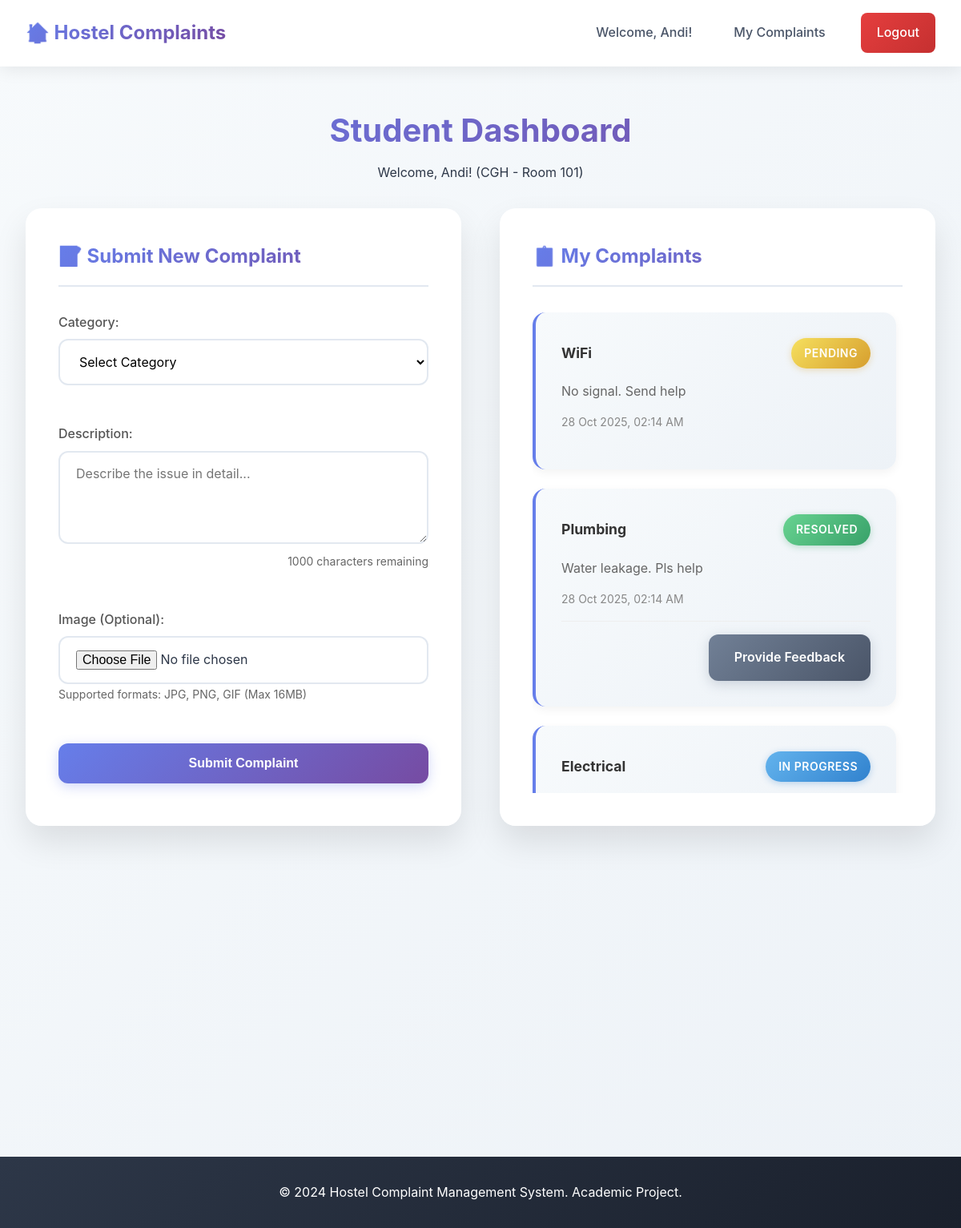
The app's page /student_dashboard (signed in) with its own data.
### models.py (models this page shows, shortened)
class User(db.Model):
    id = db.Column(db.Integer, primary_key=True)
    name = db.Column(db.String(100), nullable=False)
    email = db.Column(db.String(120), unique=True, nullable=False)
    password = db.Column(db.String(200), nullable=False)
    hostel = db.Column(db.String(100), nullable=False)
    room_no = db.Column(db.String(20), nullable=False)
    role = db.Column(db.String(20), nullable=False, default='student')  # 'student' or 'admin'
    created_at = db.Column(db.DateTime, default=datetime.utcnow)
    complaints = db.relationship('Complaint', backref='user', lazy=True)

class Complaint(db.Model):
    id = db.Column(db.Integer, primary_key=True)
    user_id = db.Column(db.Integer, db.ForeignKey('user.id'), nullable=False)
    category = db.Column(db.String(100), nullable=False)  # e.g., 'Electrical', 'Plumbing', 'WiFi', etc.
    description = db.Column(db.Text, nullable=False)
    image_path = db.Column(db.String(200), nullable=True)  # Optional image attachment
    status = db.Column(db.String(20), nullable=False, default='Pending')  # 'Pending', 'In Progress', 'Resolved'
    created_at = db.Column(db.DateTime, default=datetime.utcnow)
    feedback = db.relationship('Feedback', backref='complaint', lazy=True, uselist=False)

### app.py (the view)
@app.route('/student_dashboard')
@login_required
def student_dashboard():
    user = User.query.get(session['user_id'])
    if user.role == 'admin':
        return redirect(url_for('admin_dashboard'))
    complaints = Complaint.query.filter_by(user_id=user.id).order_by(Complaint.created_at.desc()).all()
    return render_template('student_dashboard.html', user=user, complaints=complaints)

### app.py (called while the page is built)
def login_required(f):
    from functools import wraps
    @wraps(f)
    def decorated_function(*args, **kwargs):
        if 'user_id' not in session:
            flash('Please log in to access this page.', 'error')
            return redirect(url_for('index'))
        return f(*args, **kwargs)
    return decorated_function

### templates/student_dashboard.html (shortened to what this page needs)
{% extends "base.html" %}
{% block content %}
<div class="dashboard-container">
    <div class="dashboard-header">
        <h1>Student Dashboard</h1>
        <p>Welcome, {{ user.name }}! ({{ user.hostel }} - Room {{ user.room_no }})</p>
    </div>
    <div class="dashboard-grid">
        <div class="dashboard-card">
            <h2>📝 Submit New Complaint</h2>
            <form method="POST" action="{{ url_for('submit_complaint') }}" enctype="multipart/form-data" class="complaint-form">
                <div class="form-group">
                    <label for="category">Category:</label>
                    <select id="category" name="category" required>
                        <option value="">Select Category</option>
                    </select>
                </div>
                <div class="form-group">
                    <label for="description">Description:</label>
                    <textarea id="description" name="description" rows="4" placeholder="Describe the issue in detail..." required></textarea>
                </div>
                <div class="form-group">
                    <label for="image">Image (Optional):</label>
                    <input type="file" id="image" name="image" accept="image/*">
                    <small>Supported formats: JPG, PNG, GIF (Max 16MB)</small>
                </div>
                <button type="submit" class="btn btn-primary">Submit Complaint</button>
            </form>
        </div>
        <div class="dashboard-card">
            <h2>📋 My Complaints</h2>
            {% if complaints %}
                <div class="complaints-list">
                    {% for complaint in complaints %}
                    <div class="complaint-item">
                        <div class="complaint-header">
                            <h3>{{ complaint.category }}</h3>
                            <span class="status-badge status-{{ complaint.status.lower().replace(' ', '-') }}">
                                {{ complaint.status }}
                            </span>
                        </div>
                        <p class="complaint-description">{{ complaint.description }}</p>
                        <div class="complaint-meta">
                            <span class="complaint-date">{{ complaint.created_at.strftime('%d %b %Y, %I:%M %p') }}</span>
                        </div>
                        {% if complaint.status == 'Resolved' %}
                            <div class="complaint-actions">
                                {% if complaint.feedback %}
                                    <span class="feedback-submitted">✅ Feedback Submitted ({{ complaint.feedback.rating }}⭐)</span>
                                {% else %}
                                    <a href="{{ url_for('feedback_form', complaint_id=complaint.id) }}" class="btn btn-secondary">Provide Feedback</a>
                                {% endif %}
                            </div>
                        {% endif %}
                    </div>
                    {% endfor %}
                </div>
            {% else %}
                <div class="empty-state">
                    <p>No complaints submitted yet.</p>
                    <p>Use the form on the left to submit your first complaint!</p>
                </div>
            {% endif %}
        </div>
    </div>
</div>
{% endblock %}

### templates/base.html (shortened to what this page needs)
<!DOCTYPE html>
<html lang="en">
<head>
    <link rel="stylesheet" href="{{ url_for('static', filename='css/style.css') }}">
</head>
<body>
    <nav class="navbar">
        <div class="nav-container">
            <div class="nav-brand">
                <h2>🏠 Hostel Complaints</h2>
            </div>
            <div class="nav-menu">
                {% if session.user_id %}
                    <span class="nav-welcome">Welcome, {{ session.user_name }}!</span>
                    {% if session.user_role == 'admin' %}
                        <a href="{{ url_for('admin_dashboard') }}" class="nav-link">Admin Dashboard</a>
                    {% else %}
                        <a href="{{ url_for('student_dashboard') }}" class="nav-link">My Complaints</a>
                    {% endif %}
                    <a href="{{ url_for('logout') }}" class="nav-link logout">Logout</a>
                {% else %}
                    <a href="{{ url_for('index') }}" class="nav-link">Login</a>
                {% endif %}
            </div>
        </div>
    </nav>
    <main class="main-content">
        {% block content %}{% endblock %}
    </main>
    <footer class="footer">
        <div class="footer-content">
            <p>&copy; 2024 Hostel Complaint Management System. Academic Project.</p>
        </div>
    </footer>
</body>
</html>

### records on screen
User: user_name "Andi", name "Andi", hostel "CGH", room_no "101"
Complaint: category "WiFi", status "PENDING", description "No signal. Send help", created_at "28 Oct 2025, 02:14 AM"
Complaint: category "Plumbing", status "RESOLVED", description "Water leakage. Pls help", created_at "28 Oct 2025, 02:14 AM"
Complaint: category "Electrical", status "IN PROGRESS"
